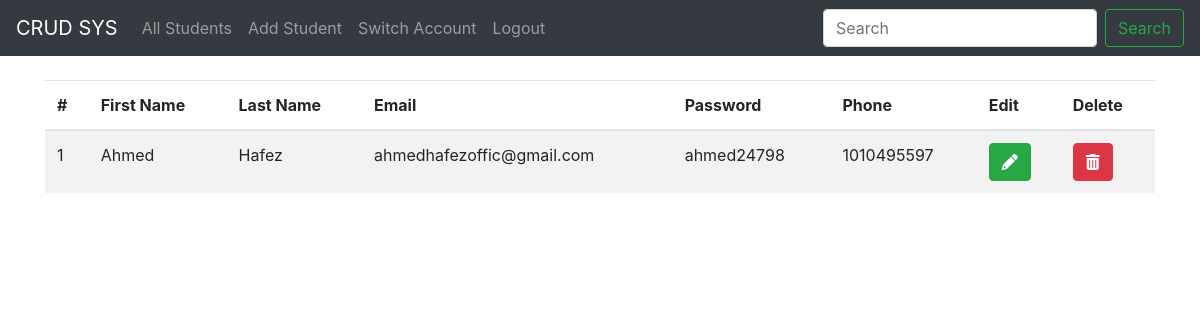
Screenshot of /studentController.php?show=1 with the database file from the repository.
### tables this page shows
CREATE TABLE `students` (
  `id` int(11) NOT NULL,
  `fname` varchar(255) NOT NULL,
  `lname` varchar(255) NOT NULL,
  `email` varchar(255) NOT NULL,
  `password` varchar(255) NOT NULL,
  `phone` varchar(255) NOT NULL
);

### db.php (called while the page is built, shortened)
<?php
class DB
{
    private $host = "localhost";
    private $dbname = "phpcrudpdo";
    private $user = "root";
    private $password = "";
    private $dbtype = "mysql";
    private $connection;
    public function __construct()
    {
        try {
            $this->connection = new pdo(
                "$this->dbtype:
                    host=$this->host;
                    dbname=$this->dbname",
                $this->user,
                $this->password
            );
            $this->connection->setAttribute(PDO::ATTR_ERRMODE, PDO::ERRMODE_EXCEPTION);
        } catch (PDOException $e) {
            echo " Fail " . $e->getMessage();
        }
    }
    function showRow($table, $condition)
    {
        return $this->connection->query("select * from $table $condition");
    }
}

### studentController.php (the view, shortened to what this page needs)
<?php
require_once("db.php");
$connection = new DB();
$conn = $connection->getConnection();
if (isset($_POST["login"])) {
    try {
        if (empty($_POST["email"]) || empty($_POST["password"])) {
            $_SESSION['errMessage'] = $connection->errMessage("All fields are required");
            header("Location:login.php");
        } else {
            $_SESSION['errMessage'] = '';
            $query = "SELECT * FROM students WHERE email = :email AND password = :password";
            $statement = $conn->prepare($query);
            $statement->execute(
                array(
                    'email'        =>     $_POST["email"],
                    'password'     =>     $_POST["password"]
                )
            );
            $count = $statement->rowCount();
            if ($count > 0) {
                $_SESSION['errMessage'] = '';
                $_SESSION["email"] = $_POST["email"];
                $rowData = $statement->fetch();
                $_SESSION["Name"] = $rowData["fname"] . " " . $rowData["lname"];
                header("location:list.php");
            } else {
                $_SESSION["email"] = '';
                $_SESSION["Name"] = '';
                $_SESSION['errMessage'] = $connection->errMessage("Email or Password Invalid!");
                header("Location:login.php");
            }
        }
    } catch (PDOException $error) {
        echo "Errrrrror " . $connection->errMessage($error->getMessage());
    }
}
else if (isset($_GET['show'])) {
    $query = $connection->showRow('students', "where id = {$_GET['show']}");
    $query->execute();
    $result = $query->fetch(PDO::FETCH_OBJ);
    if ($query->rowCount() > 0) {
?>
<!DOCTYPE html>
<html lang="en">
<head>
    <link rel="stylesheet" href="https://cdnjs.cloudflare.com/ajax/libs/font-awesome/6.0.0-beta3/css/all.min.css"
 />
    <link rel="stylesheet" href="https://maxcdn.bootstrapcdn.com/bootstrap/4.0.0/css/bootstrap.min.css"
>
</head>
<body>
    <nav class="navbar navbar-expand-lg navbar-dark bg-dark">
        <a class="navbar-brand" href="#">CRUD SYS</a>
        <div class="collapse navbar-collapse" id="navbarSupportedContent">
            <ul class="navbar-nav mr-auto">
                <li class="nav-item">
                    <a class="nav-link" href="list.php">All Students</a>
                </li>
                <li class="nav-item">
                    <a class="nav-link" href="addStudent.php">Add Student</a>
                </li>
                <li class="nav-item">
                    <a class="nav-link" href="login.php">Switch Account</a>
                </li>
                <li class="nav-item">
                    <a class="nav-link" href="studentController.php<?php echo "?logout" ?>">Logout</a>
                </li>
            </ul>
            <form class="form-inline my-2 my-lg-0">
                <input class="form-control mr-sm-2" type="search" placeholder="Search" aria-label="Search">
                <button class="btn btn-outline-success my-2 my-sm-0" type="submit">Search</button>
            </form>
        </div>
    </nav>
    <div class="container">
        <div class="row">
            <div class="col-md-12">
                <br>
                <div class="table-responsive">
                    <table id="mytable" class="table table-bordred table-striped">
                        <thead>
                            <th>#</th>
                            <th>First Name</th>
                            <th>Last Name</th>
                            <th>Email</th>
                            <th>Password</th>
                            <th>Phone</th>
                            <th>Edit</th>
                            <th>Delete</th>
                        </thead>
                        <tbody>
                            <tr>
                                <td><?php echo htmlentities($result->id); ?></td>
                                <td><?php echo htmlentities($result->fname); ?></td>
                                <td><?php echo htmlentities($result->lname); ?></td>
                                <td><?php echo htmlentities($result->email); ?></td>
                                <td><?php echo htmlentities($result->password); ?></td>
                                <td><?php echo htmlentities($result->phone); ?></td>
                                <td>
                                    <a href="studentController.php?update=<?php echo htmlentities($result->id); ?>">
                                        <button class="btn btn-success btn-xs">
                                            <span class="fas fa-pencil-alt"></span>
                                        </button>
                                    </a>
                                </td>
                                <td>
                                    <a href="studentController.php?del=<?php echo htmlentities($result->id); ?>">
                                        <button class="btn btn-danger btn-xs"
                                            onClick="return confirm('Do you really want to delete');">
                                            <span class="fas fa-trash-alt"></span>
                                        </button>
                                    </a>
                                </td>
                            </tr>
                            <?php
                            } else {
                                echo '<td colspan="8" style="text-align: center;
                                    font-size:22px; font-weight:bold; padding:20px">Student Not Found</td>';
                            }
                                ?>
                        </tbody>
                    </table>
                </div>
            </div>
        </div>
    </div>
</body>
</html>
<?php
    }
    ?>

### rows the page displays
students: id "1", fname "Ahmed", lname "Hafez", email "ahmedhafezoffic@gmail.com", password "ahmed24798", phone "1010495597"
